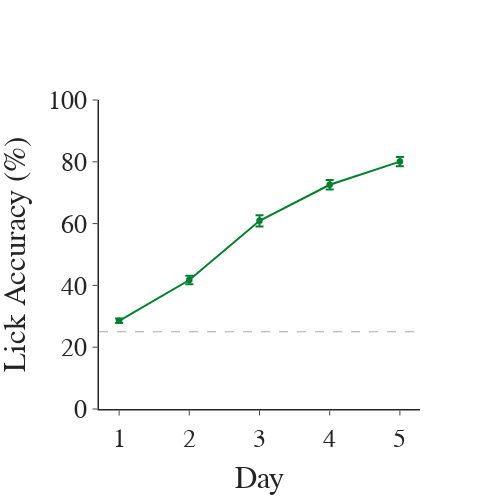

The notebook cell this image was saved under:
### Markdown cell above
### Circle track rewards and lick accuracy across the first five days.

### Code cell
## Plot 5th lick accuracy across days
fig = pf.plot_behavior_across_days(ct_df, x_var='day', y_var='lick_accuracy', groupby_var=['day'], plot_transitions=None,
                                   marker_color=avg_color, avg_color=avg_color, expert_line=False, chance=True, symbols=['circle'],
                                   x_title='Day', y_title='Lick Accuracy (%)', titles=[''], 
                                   plot_datapoints=False, height=500, width=500)
fig.update_yaxes(range=[0, 100])
fig.show()
# fig.write_image(pjoin(fig_path, 'lick_accuracy_across_days.png'), width=500, height=500)

### Figure 1 — Plotly figure (JSON) as saved in the notebook; plotly's stock layout.template omitted (floating-point values rounded to 4 significant figures)
{"data": [{"error_y": {"array": [0.7306, 1.363, 1.812, 1.523, 1.509], "type": "data"}, "line": {"color": "#00802D"}, "marker": {"size": 6.5, "symbol": ["circle"]}, "mode": "lines+markers", "showlegend": false, "type": "scatter", "x": [1, 2, 3, 4, 5], "y": [28.52, 41.74, 60.91, 72.56, 80.07]}], "layout": {"font": {"family": "Arial", "size": 26}, "height": 500, "shapes": [{"line": {"color": "darkgrey", "dash": "dash", "width": 1}, "opacity": 1, "type": "line", "x0": 0, "x1": 1, "xref": "x domain", "y0": 25, "y1": 25, "yref": "y"}], "title": {"x": 0.5, "xanchor": "center", "y": 0.9, "yanchor": "top"}, "width": 500, "xaxis": {"anchor": "y", "domain": [0, 1], "linewidth": 1.5, "title": {"text": "Day"}}, "yaxis": {"anchor": "x", "domain": [0, 1], "linewidth": 1.5, "range": [0, 100], "title": {"text": "Lick Accuracy (%)"}}}}
